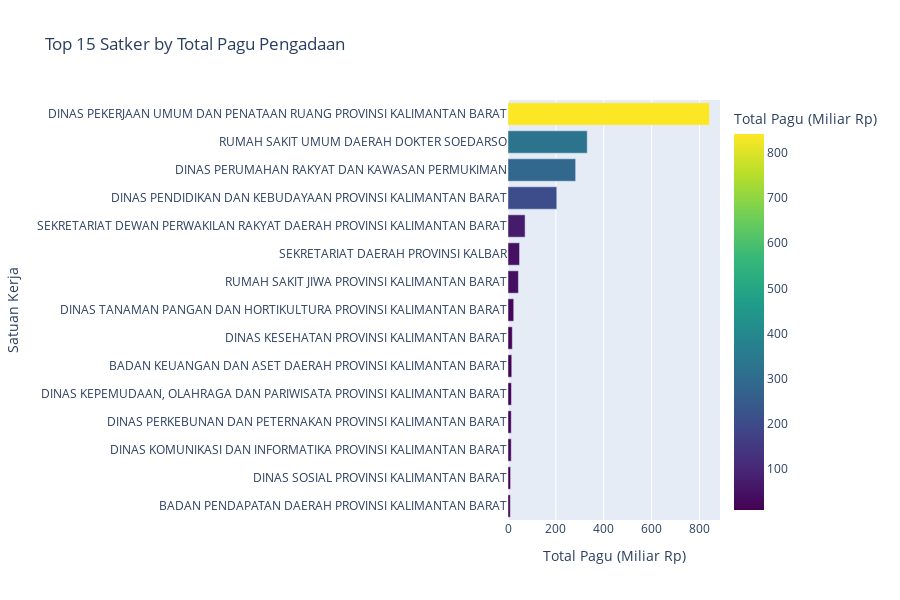

This figure's notebook cell:
### Markdown cell above
## 3. Plotly Express - Quick Interactive Charts

### 3.1 Interactive Bar Chart - Top Satker

### Code cell
# Aggregate data
top_satker = df.groupby('nama_satker')['pagu'].agg(['sum', 'count']).reset_index()
top_satker.columns = ['Satker', 'Total_Pagu', 'Jumlah_Paket']
top_satker = top_satker.sort_values('Total_Pagu', ascending=False).head(15)
top_satker['Total_Pagu_Miliar'] = top_satker['Total_Pagu'] / 1_000_000_000

# Create interactive bar chart
fig = px.bar(top_satker, 
             x='Total_Pagu_Miliar', 
             y='Satker',
             orientation='h',
             title='Top 15 Satker by Total Pagu Pengadaan',
             labels={'Total_Pagu_Miliar': 'Total Pagu (Miliar Rp)', 'Satker': 'Satuan Kerja'},
             hover_data={'Jumlah_Paket': True, 'Total_Pagu_Miliar': ':.2f'},
             color='Total_Pagu_Miliar',
             color_continuous_scale='Viridis')

fig.update_layout(
    height=600,
    yaxis={'categoryorder': 'total ascending'},
    hovermode='closest'
)

fig.show()

### Figure 1 — Plotly figure (JSON) as saved in the notebook; plotly's stock layout.template omitted (floating-point values rounded to 4 significant figures)
{"data": [{"customdata": [[2428], [231], [1711], [688], [367], [283], [104], [288], [251], [567], [290], [291], [367], [256], [146]], "hovertemplate": "Total Pagu (Miliar Rp)=%{marker.color:.2f}<br>Satuan Kerja=%{y}<br>Jumlah_Paket=%{customdata[0]}<extra></extra>", "legendgroup": "", "marker": {"color": [841.5, 331.1, 282.7, 203.9, 71.45, 48.24, 43.55, 23.94, 17.93, 15.67, 14.33, 13.57, 13.51, 10.72, 9.699], "coloraxis": "coloraxis", "pattern": {"shape": ""}}, "name": "", "orientation": "h", "showlegend": false, "textposition": "auto", "type": "bar", "x": [841.5, 331.1, 282.7, 203.9, 71.45, 48.24, 43.55, 23.94, 17.93, 15.67, 14.33, 13.57, 13.51, 10.72, 9.699], "xaxis": "x", "y": ["DINAS PEKERJAAN UMUM DAN PENATAAN RUANG PROVINSI KALIMANTAN BARAT", "RUMAH SAKIT UMUM DAERAH DOKTER SOEDARSO", "DINAS PERUMAHAN RAKYAT DAN KAWASAN PERMUKIMAN", "DINAS PENDIDIKAN DAN KEBUDAYAAN PROVINSI KALIMANTAN BARAT", "SEKRETARIAT DEWAN PERWAKILAN RAKYAT DAERAH PROVINSI KALIMANTAN BARAT", "SEKRETARIAT DAERAH PROVINSI KALBAR", "RUMAH SAKIT JIWA PROVINSI KALIMANTAN BARAT", "DINAS TANAMAN PANGAN DAN HORTIKULTURA PROVINSI KALIMANTAN BARAT", "DINAS KESEHATAN PROVINSI KALIMANTAN BARAT", "BADAN KEUANGAN DAN ASET DAERAH PROVINSI KALIMANTAN BARAT", "DINAS KEPEMUDAAN, OLAHRAGA DAN PARIWISATA PROVINSI KALIMANTAN BARAT", "DINAS PERKEBUNAN DAN PETERNAKAN PROVINSI KALIMANTAN BARAT", "DINAS KOMUNIKASI DAN INFORMATIKA PROVINSI KALIMANTAN BARAT", "DINAS SOSIAL PROVINSI KALIMANTAN BARAT", "BADAN PENDAPATAN DAERAH PROVINSI KALIMANTAN BARAT"], "yaxis": "y"}], "layout": {"barmode": "relative", "coloraxis": {"colorbar": {"title": {"text": "Total Pagu (Miliar Rp)"}}, "colorscale": [[0, "#440154"], [0.1111, "#482878"], [0.2222, "#3e4989"], [0.3333, "#31688e"], [0.4444, "#26828e"], [0.5556, "#1f9e89"], [0.6667, "#35b779"], [0.7778, "#6ece58"], [0.8889, "#b5de2b"], [1, "#fde725"]]}, "height": 600, "hovermode": "closest", "legend": {"tracegroupgap": 0}, "title": {"text": "Top 15 Satker by Total Pagu Pengadaan"}, "xaxis": {"anchor": "y", "domain": [0, 1], "title": {"text": "Total Pagu (Miliar Rp)"}}, "yaxis": {"anchor": "x", "categoryorder": "total ascending", "domain": [0, 1], "title": {"text": "Satuan Kerja"}}}}
